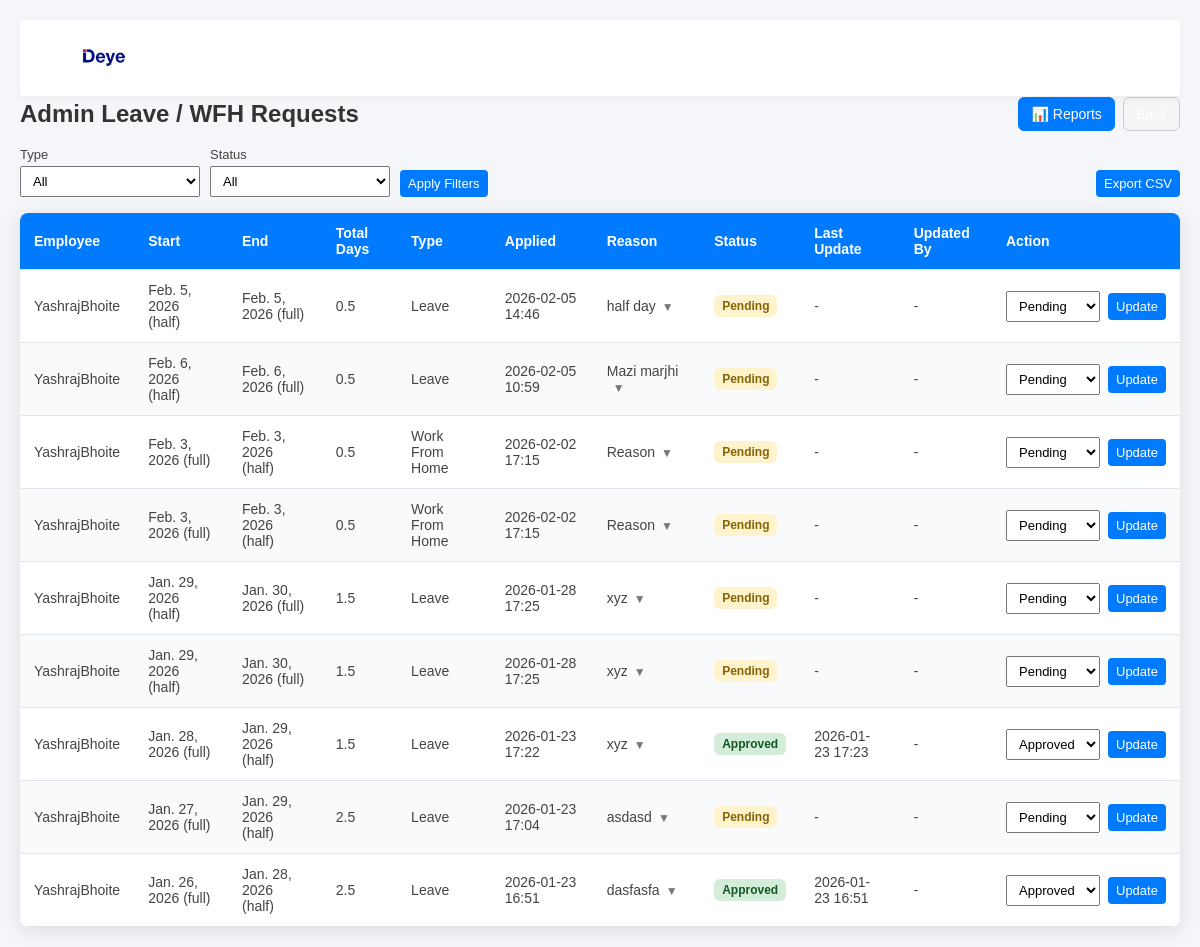
The page /leave/admin/ (signed in) on the database its author committed.
### forms/models.py (models this page shows, shortened)
class LeaveRequest(models.Model):
    LEAVE_STATUS_CHOICES = [
        ('pending', 'Pending'),
        ('approved', 'Approved'),
        ('rejected', 'Rejected'),
    ]
    LEAVE_TYPE_CHOICES = [
        ('leave', 'Leave'),
        ('wfh', 'Work From Home'),
    ]
    DAY_PORTION_CHOICES = [
        ('full', 'Full Day'),
        ('half', 'Half Day'),
    ]
    user = models.ForeignKey(User, on_delete=models.CASCADE)
    leave_type = models.CharField(max_length=20, choices=LEAVE_TYPE_CHOICES)
    start_date = models.DateField()
    end_date = models.DateField()
    start_breakdown = models.CharField(max_length=10, choices=DAY_PORTION_CHOICES, default='full')
    end_breakdown = models.CharField(max_length=10, choices=DAY_PORTION_CHOICES, default='full')
    reason = models.TextField(blank=True)
    status = models.CharField(max_length=20, choices=LEAVE_STATUS_CHOICES, default='pending')
    total_days = models.FloatField(default=0.0)
    applied_at = models.DateTimeField(auto_now_add=True)
    status_changed_at = models.DateTimeField(blank=True, null=True)
    status_changed_by = models.ForeignKey(User, on_delete=models.SET_NULL, null=True, blank=True, related_name='updated_leaves')

### forms/views.py (the view)
# urls.py: path('leave/admin/', views.leave_admin, name='leave_admin'),
@login_required
@user_passes_test(_is_admin)
def leave_admin(request):
    leaves = LeaveRequest.objects.select_related('user', 'status_changed_by').order_by('-applied_at')
    status_filter = request.GET.get('status')
    type_filter = request.GET.get('type')
    if status_filter:
        leaves = leaves.filter(status=status_filter)
    if type_filter:
        leaves = leaves.filter(leave_type=type_filter)
    return render(request, 'leave/admin_leave_list.html', {
        'leaves': leaves,
        'status_filter': status_filter or '',
        'type_filter': type_filter or '',
    })

### forms/views.py (called while the page is built)
def _is_admin(user):
    return user.is_authenticated and user.is_staff

### forms/templates/leave/admin_leave_list.html (shortened to what this page needs)
{% load static %}
<!DOCTYPE html>
<html lang="en">
<head>
</head>
<body>
    <div class="nav-header">
        <div class="logo-section">
            <a href="/" style="text-decoration: none;">
                <img src="{% static 'admin/Images/logo-deye-300x225.webp' %}" alt="DEYE">
            </a>
        </div>
    </div>
    <div style="display:flex; justify-content:space-between; align-items:center; margin-bottom:16px;">
        <h2 style="margin:0;">Admin Leave / WFH Requests</h2>
        <div class="header-actions">
            <a href="{% url 'forms:leave_admin_report' %}" class="btn-report">
                📊 Reports
            </a>
            <button type="button" onclick="history.back();" class="btn-back">
            </button>
        </div>
    </div>
    <div class="filter-bar">
        <form method="get" class="filter-group">
            <label>
                Type
                <select name="type">
                    <option value="" {% if not type_filter %}selected{% endif %}>All</option>
                </select>
            </label>
            <label>
                Status
                <select name="status">
                    <option value="" {% if not status_filter %}selected{% endif %}>All</option>
                </select>
            </label>
            <button type="submit">Apply Filters</button>
        </form>
        <form method="get" action="{% url 'forms:leave_export_csv' %}" class="inline">
            <button type="submit">Export CSV</button>
        </form>
    </div>
    <table>
        <thead>
            <tr>
                <th>Employee</th>
                <th>Start</th>
                <th>End</th>
                <th>Total Days</th>
                <th>Type</th>
                <th>Applied</th>
                <th>Reason</th>
                <th>Status</th>
                <th>Last Update</th>
                <th>Updated By</th>
                <th>Action</th>
            </tr>
        </thead>
        <tbody>
            {% for leave in leaves %}
            <tr>
                <td>{{ leave.user.get_username }}</td>
                <td>{{ leave.start_date }} ({{ leave.start_breakdown }})</td>
                <td>{{ leave.end_date }} ({{ leave.end_breakdown }})</td>
                <td>{{ leave.total_days }}</td>
                <td>{{ leave.get_leave_type_display }}</td>
                <td>{{ leave.applied_at|date:"Y-m-d H:i" }}</td>
                <td>
                    {% if leave.reason %}
                        <details>
                            <summary>{{ leave.reason|truncatechars:40 }}</summary>
                        </details>
                    {% else %}
                        -
                    {% endif %}
                </td>
                <td>
                    <span class="badge {{ leave.status }}">
                        {{ leave.status|title }}
                    </span>
                </td>
                <td>{{ leave.status_changed_at|date:"Y-m-d H:i"|default:"-" }}</td>
                <td>
                    {% if leave.status_changed_by %}
                        {{ leave.status_changed_by.get_username }}
                    {% else %}
                        -
                    {% endif %}
                </td>
                <td>
                    <form method="post" action="{% url 'forms:update_leave_status' leave.id %}" class="inline">
                        <select name="status">
                            <option value="pending" {% if leave.status == 'pending' %}selected{% endif %}>Pending</option>
                            <option value="approved" {% if leave.status == 'approved' %}selected{% endif %}>Approved</option>
                        </select>
                        <button type="submit">Update</button>
                    </form>
                </td>
            </tr>
            {% empty %}
            <tr>
                <td colspan="11" style="text-align:center; padding:16px;">
                    No leave requests
                </td>
            </tr>
            {% endfor %}
        </tbody>
    </table>
</body>
</html>

### forms/templates/leave/admin_leave_list.html (style rules this page uses)
body { margin:0; font-family: Arial, sans-serif; background: #f4f6f9; padding: 20px; }
h2 { text-align: center; color: #333; margin-bottom: 20px; }
table { width: 100%; border-collapse: collapse; background: #fff; box-shadow: 0 4px 20px rgba(0,0,0,0.1); border-radius: 8px; overflow: hidden; }
th, td { padding: 12px 14px; text-align: left; border-bottom: 1px solid #e1e4e8; font-size: 14px; color: #444; vertical-align: middle; }
th { background: #007bff; color: white; }
tr:nth-child(even) { background: #f9fafb; }
form.inline { display: inline-flex; gap: 8px; align-items: center; }
select, button { padding: 6px 8px; font-size: 13px; }
button { background: #007bff; color: white; border: none; border-radius: 4px; cursor: pointer; }
.badge { padding: 4px 8px; border-radius: 6px; font-weight: 600; font-size: 12px; display: inline-block; }
.pending { background: #fff3cd; color: #856404; }
.approved { background: #d4edda; color: #155724; }
.filter-bar { display: flex; flex-wrap: wrap; gap: 12px; justify-content: space-between; align-items: flex-end; margin-bottom: 16px; }
.filter-group { display: flex; gap: 10px; flex-wrap: wrap; align-items: flex-end; }
.filter-group label { display: flex; flex-direction: column; gap: 4px; font-size: 13px; color: #444; }
.filter-group select { min-width: 180px; }
details summary { cursor: pointer; list-style: none; }
details summary::after { content: '\25BC'; font-size: 12px; margin-left: 6px; color: #777; }
.header-actions { display: flex; gap: 8px; align-items: center; }
.btn-report { padding: 8px 12px; border: 1px solid #007bff; background: #007bff; color: white; border-radius: 6px; cursor: pointer; text-decoration: none; font-size: 14px; display: inline-block; transition: background 0.2s ease; }
.btn-back { padding: 8px 12px; border: 1px solid #ccc; background: #f5f5f5; border-radius: 6px; cursor: pointer; font-size: 14px; }
.nav-header { position: sticky; top: 0; background: rgba(255, 255, 255, 0.95); backdrop-filter: blur(20px); border-bottom: 1px solid rgba(0, 0, 0, 0.06); padding: 18px 60px; z-index: 1000; box-shadow: 0 2px 8px rgba(0, 0, 0, 0.04); }
.logo-section { display: flex; align-items: center; }
.logo-section img { height: 36px; object-fit: contain; }

### rows shown on the page
LeaveRequest: user.get_username "YashrajBhoite", start_date "Feb. 5, 2026", start_breakdown "half", end_date "Feb. 5, 2026", end_breakdown "full", total_days "0.5", leave_type "Leave", applied_at "2026-02-05 14:46", reason "half day", status "Pending", status_changed_at "-"
LeaveRequest: user.get_username "YashrajBhoite", start_date "Feb. 6, 2026", start_breakdown "half", end_date "Feb. 6, 2026", end_breakdown "full", total_days "0.5", leave_type "Leave", applied_at "2026-02-05 10:59", reason "Mazi marjhi", status "Pending", status_changed_at "-"
LeaveRequest: user.get_username "YashrajBhoite", start_date "Feb. 3, 2026", start_breakdown "full", end_date "Feb. 3, 2026", end_breakdown "half", total_days "0.5", leave_type "Work From Home", applied_at "2026-02-02 17:15", reason "Reason", status "Pending", status_changed_at "-"
LeaveRequest: user.get_username "YashrajBhoite", start_date "Feb. 3, 2026", start_breakdown "full", end_date "Feb. 3, 2026", end_breakdown "half", total_days "0.5", leave_type "Work From Home", applied_at "2026-02-02 17:15", reason "Reason", status "Pending", status_changed_at "-"
LeaveRequest: user.get_username "YashrajBhoite", start_date "Jan. 29, 2026", start_breakdown "half", end_date "Jan. 30, 2026", end_breakdown "full", total_days "1.5", leave_type "Leave", applied_at "2026-01-28 17:25", reason "xyz", status "Pending", status_changed_at "-"
LeaveRequest: user.get_username "YashrajBhoite", start_date "Jan. 29, 2026", start_breakdown "half", end_date "Jan. 30, 2026", end_breakdown "full", total_days "1.5", leave_type "Leave", applied_at "2026-01-28 17:25", reason "xyz", status "Pending", status_changed_at "-"
LeaveRequest: user.get_username "YashrajBhoite", start_date "Jan. 28, 2026", start_breakdown "full", end_date "Jan. 29, 2026", end_breakdown "half", total_days "1.5", leave_type "Leave", applied_at "2026-01-23 17:22", reason "xyz", status "Approved", status_changed_at "2026-01-23 17:23"
LeaveRequest: user.get_username "YashrajBhoite", start_date "Jan. 27, 2026", start_breakdown "full", end_date "Jan. 29, 2026", end_breakdown "half", total_days "2.5", leave_type "Leave", applied_at "2026-01-23 17:04", reason "asdasd", status "Pending", status_changed_at "-"
LeaveRequest: user.get_username "YashrajBhoite", start_date "Jan. 26, 2026", start_breakdown "full", end_date "Jan. 28, 2026", end_breakdown "half", total_days "2.5", leave_type "Leave", applied_at "2026-01-23 16:51", reason "dasfasfa", status "Approved", status_changed_at "2026-01-23 16:51"
